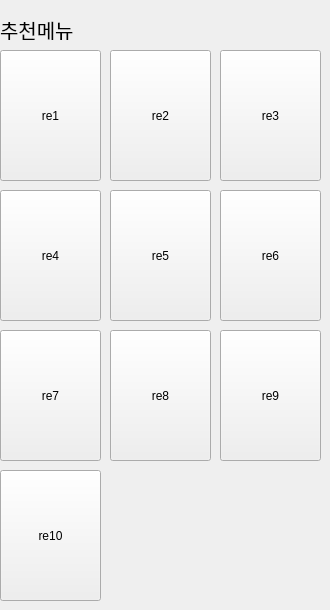
     <widget class="QWidget" name="page_2">
      <widget class="QPushButton" name="btn_re8">
       <property name="geometry">
        <rect>
         <x>110</x>
         <y>330</y>
         <width>101</width>
         <height>131</height>
        </rect>
       </property>
       <property name="text">
        <string>re8</string>
       </property>
      </widget>
      <widget class="QPushButton" name="btn_re5">
       <property name="geometry">
        <rect>
         <x>110</x>
         <y>190</y>
         <width>101</width>
         <height>131</height>
        </rect>
       </property>
       <property name="text">
        <string>re5</string>
       </property>
      </widget>
      <widget class="QPushButton" name="btn_re2">
       <property name="geometry">
        <rect>
         <x>110</x>
         <y>50</y>
         <width>101</width>
         <height>131</height>
        </rect>
       </property>
       <property name="text">
        <string>re2</string>
       </property>
      </widget>
      <widget class="QPushButton" name="btn_re9">
       <property name="geometry">
        <rect>
         <x>220</x>
         <y>330</y>
         <width>101</width>
         <height>131</height>
        </rect>
       </property>
       <property name="text">
        <string>re9</string>
       </property>
      </widget>
      <widget class="QLabel" name="label_23">
       <property name="geometry">
        <rect>
         <x>0</x>
         <y>19</y>
         <width>81</width>
         <height>21</height>
        </rect>
       </property>
       <property name="font">
        <font>
         <pointsize>15</pointsize>
        </font>
       </property>
       <property name="text">
        <string>추천메뉴</string>
       </property>
      </widget>
      <widget class="QPushButton" name="btn_re3">
       <property name="geometry">
        <rect>
         <x>220</x>
         <y>50</y>
         <width>101</width>
         <height>131</height>
        </rect>
       </property>
       <property name="text">
        <string>re3</string>
       </property>
      </widget>
      <widget class="QPushButton" name="btn_re7">
       <property name="geometry">
        <rect>
         <x>0</x>
         <y>330</y>
         <width>101</width>
         <height>131</height>
        </rect>
       </property>
       <property name="text">
        <string>re7</string>
       </property>
      </widget>
      <widget class="QPushButton" name="btn_re1">
       <property name="geometry">
        <rect>
         <x>0</x>
         <y>50</y>
         <width>101</width>
         <height>131</height>
        </rect>
       </property>
       <property name="text">
        <string>re1</string>
       </property>
      </widget>
      <widget class="QPushButton" name="btn_re10">
       <property name="geometry">
        <rect>
         <x>0</x>
         <y>470</y>
         <width>101</width>
         <height>131</height>
        </rect>
       </property>
       <property name="text">
        <string>re10</string>
       </property>
      </widget>
      <widget class="QPushButton" name="btn_re6">
       <property name="geometry">
        <rect>
         <x>220</x>
         <y>190</y>
         <width>101</width>
         <height>131</height>
        </rect>
       </property>
       <property name="text">
        <string>re6</string>
       </property>
      </widget>
      <widget class="QPushButton" name="btn_re4">
       <property name="geometry">
        <rect>
         <x>0</x>
         <y>190</y>
         <width>101</width>
         <height>131</height>
        </rect>
       </property>
       <property name="text">
        <string>re4</string>
       </property>
      </widget>
     </widget>
